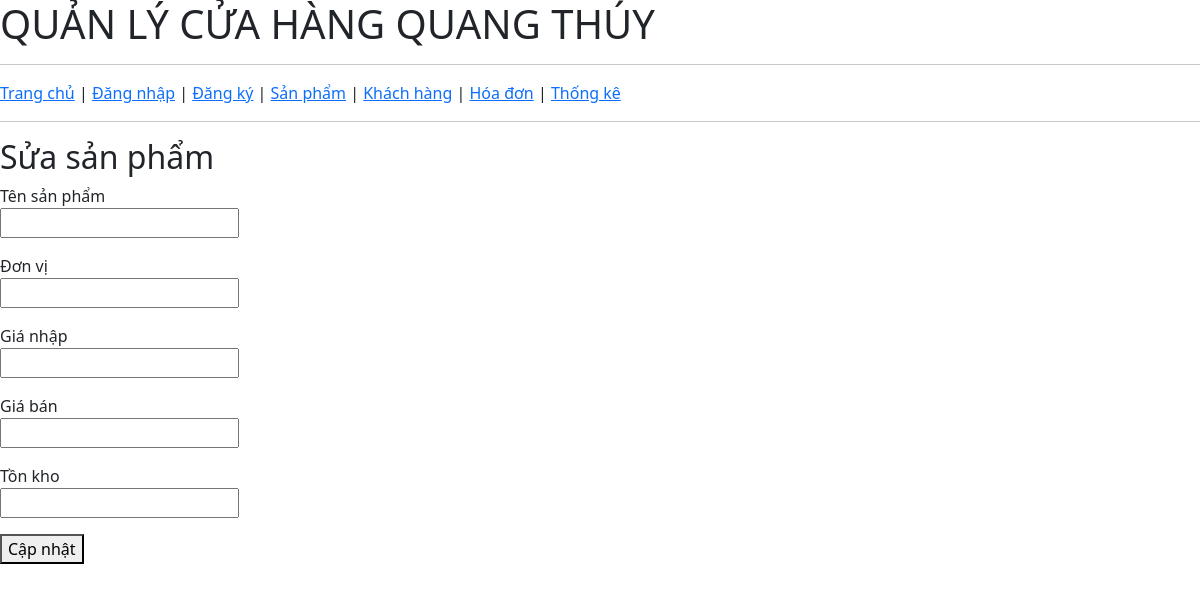
The page /products/edit/1 on the database as committed earlier.
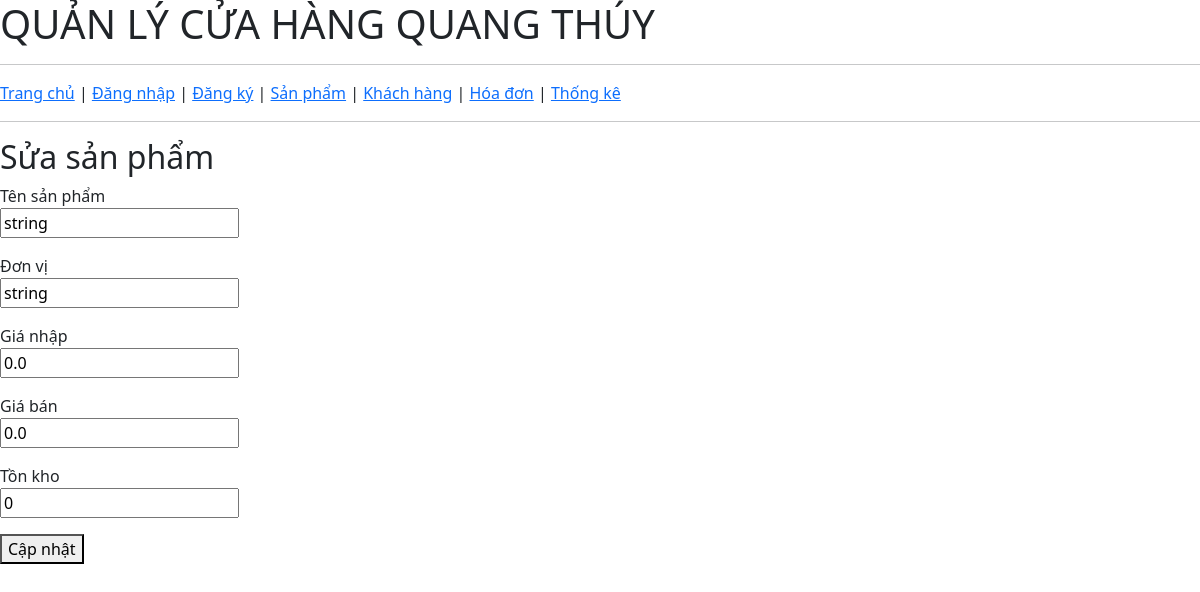
The same page on the database as committed later.
### app/models/product.py (models this page shows)
class Product(Base):
    __tablename__ = "products"
    id            = Column(Integer, primary_key=True, index=True)
    name          = Column(String(255), nullable=False)
    code          = Column(String(100), nullable=False, unique=True, index=True)
    unit          = Column(String(50),  nullable=False)
    import_price  = Column(Float,       nullable=False)
    selling_price = Column(Float,       nullable=False)
    stock         = Column(Integer,     nullable=False, default=0)
    import_date   = Column(DateTime(timezone=True), server_default=func.now())
    product_type  = Column(String(50),  nullable=False)
    brand         = Column(String(255), nullable=True)   # chỉ PaintingProduct dùng
    wood_source   = Column(String(255), nullable=True)   # chỉ WoodProduct dùng
    invoice_details = relationship("InvoiceDetail", back_populates="product")
    __mapper_args__ = {
        "polymorphic_on":       product_type,
        "polymorphic_identity": "generic",
    }

class WoodProduct(Product):
    __mapper_args__ = {
        "polymorphic_identity": "wood",
    }

### app/api/endpoints/products.py (the view)
@router.get("/edit/{product_id}", include_in_schema=False)
def edit_product_page(product_id: int, request: Request, db: Session = Depends(get_db)):
    product = db.query(models.Product).filter(models.Product.id == product_id).first()
    return templates.TemplateResponse(
    request=request,
    name="product_edit.html",
    context={
        "product": product
        }
    )

### app/templates/product_edit.html
{% extends "base.html" %}
{% block content %}
<h2>Sửa sản phẩm</h2>
<form action="/products/edit/{{ product.id }}" method="post">
    <p>
        <label>Tên sản phẩm</label><br>
        <input
            type="text"
            name="name"
            value="{{ product.name }}"
            required>
    </p>
    <p>
        <label>Đơn vị</label><br>
        <input
            type="text"
            name="unit"
            value="{{ product.unit }}"
            required>
    </p>
    <p>
        <label>Giá nhập</label><br>
        <input
            type="number"
            name="import_price"
            value="{{ product.import_price }}"
            step="0.01"
            required>
    </p>
    <p>
        <label>Giá bán</label><br>
        <input
            type="number"
            name="selling_price"
            value="{{ product.selling_price }}"
            step="0.01"
            required>
    </p>
    <p>
        <label>Tồn kho</label><br>
        <input
            type="number"
            name="stock"
            value="{{ product.stock }}"
            required>
    </p>
    <p>
        <button type="submit">Cập nhật</button>
    </p>
</form>
{% endblock %}

### app/templates/base.html (shortened to what this page needs)
<!DOCTYPE html>
<html lang="vi">
<head>
    <link rel="stylesheet" href="{{ url_for('static', path='styles.css') }}">
    <link href="https://cdn.jsdelivr.net/npm/bootstrap@5.3.3/dist/css/bootstrap.min.css" rel="stylesheet">
</head>
<body>
    <h1>QUẢN LÝ CỬA HÀNG QUANG THÚY</h1>
    <hr>
    <a href="/">Trang chủ</a> |
    <a href="/auth/login-page">Đăng nhập</a> |
    <a href="/auth/register-page">Đăng ký</a> |
    <a href="/products-page">Sản phẩm</a> |
    <a href="/customers-page">Khách hàng</a> |
    <a href="/invoices-page">Hóa đơn</a> |
    <a href="/stats-page">Thống kê</a>
    <hr>
    {% block content %}
    {% endblock %}
</body>
</html>

### app/static/styles.css (style rules this page uses)
body { font-family: Arial; margin: 20px; }
a { text-decoration: none; }

Rows that differ between the two databases and show on the page:
added WoodProduct: name "string", unit "string", import_price "0.0", selling_price "0.0", stock "0"
